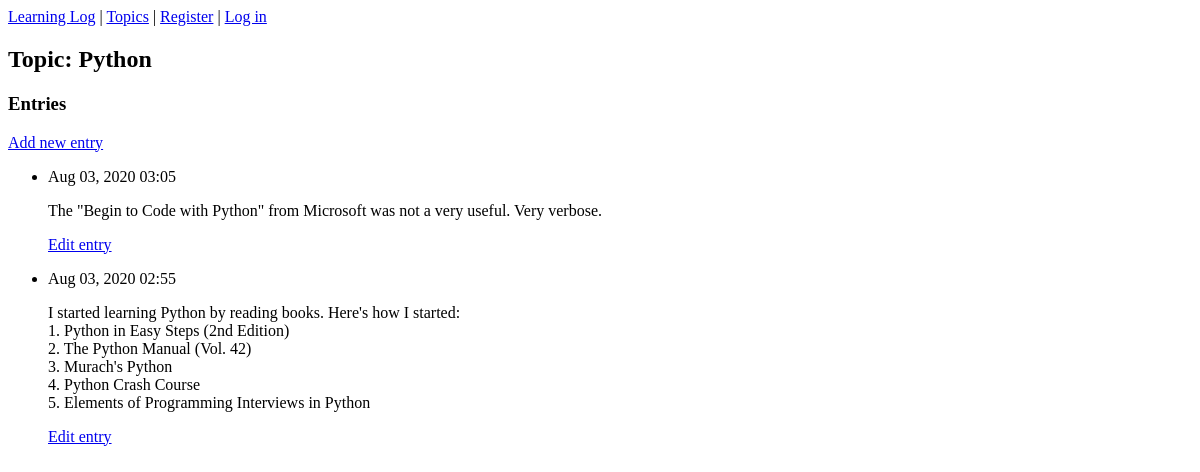
/topics/3/, run on an earlier commit of the app's database.
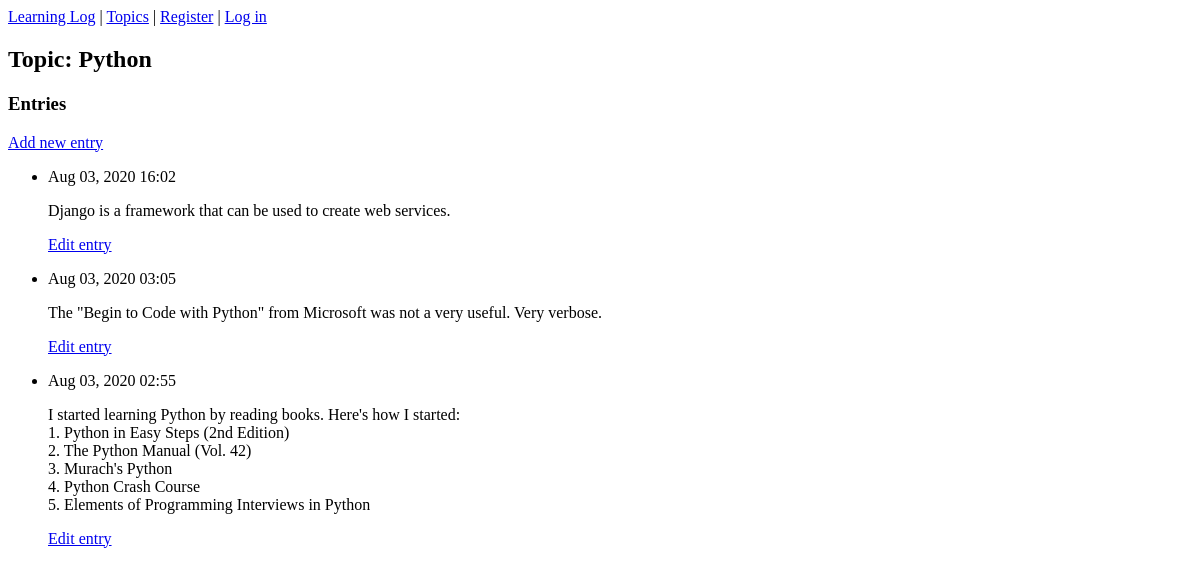
And on a later commit of the database.
### learning_logs/models.py (models this page shows, shortened)
class Entry(models.Model):
    topic = models.ForeignKey(Topic, on_delete=models.CASCADE)
    text = models.TextField()
    date_added = models.DateTimeField(auto_now_add=True)
    class Meta:
        verbose_name_plural = 'entries'

### learning_logs/views.py (the view)
# urls.py: path('topics/<int:topic_id>/', views.topic, name='topic'),
def topic(request, topic_id):
    topic = Topic.objects.get(id=topic_id)
    entries = topic.entry_set.order_by('-date_added')
    context = {'topic': topic, 'entries': entries}
    return render(request, 'learning_logs/topic.html', context)

### learning_logs/models.py (called while the page is built)
    def __str__(self):
        return self.text

### learning_logs/templates/learning_logs/topic.html
{% extends "learning_logs/base.html" %}
{% block content %}
<h2>Topic: {{ topic }}</h2>
<h3>Entries</h3>
<p>
	<a href="{% url 'learning_logs:new_entry' topic.id %}">Add new entry</a>
</p>
<ul>
	{% for entry in entries %}
		<li>
			<p>{{ entry.date_added|date:'M d, Y H:i' }}</p>
			<p>{{ entry.text|linebreaks }}</p>
			<p><a href="{% url 'learning_logs:edit_entry' entry.id %}">Edit entry</a></p>
		</li>
	{% empty %}
		<li>There are no entries for this topic yet.</li>
	{% endfor %}
</ul>
{% endblock content %}

What changed in the data, as far as the page shows it:
added Entry: date_added "Aug 03, 2020 16:02", text "Django is a framework that can be used to create web services."
